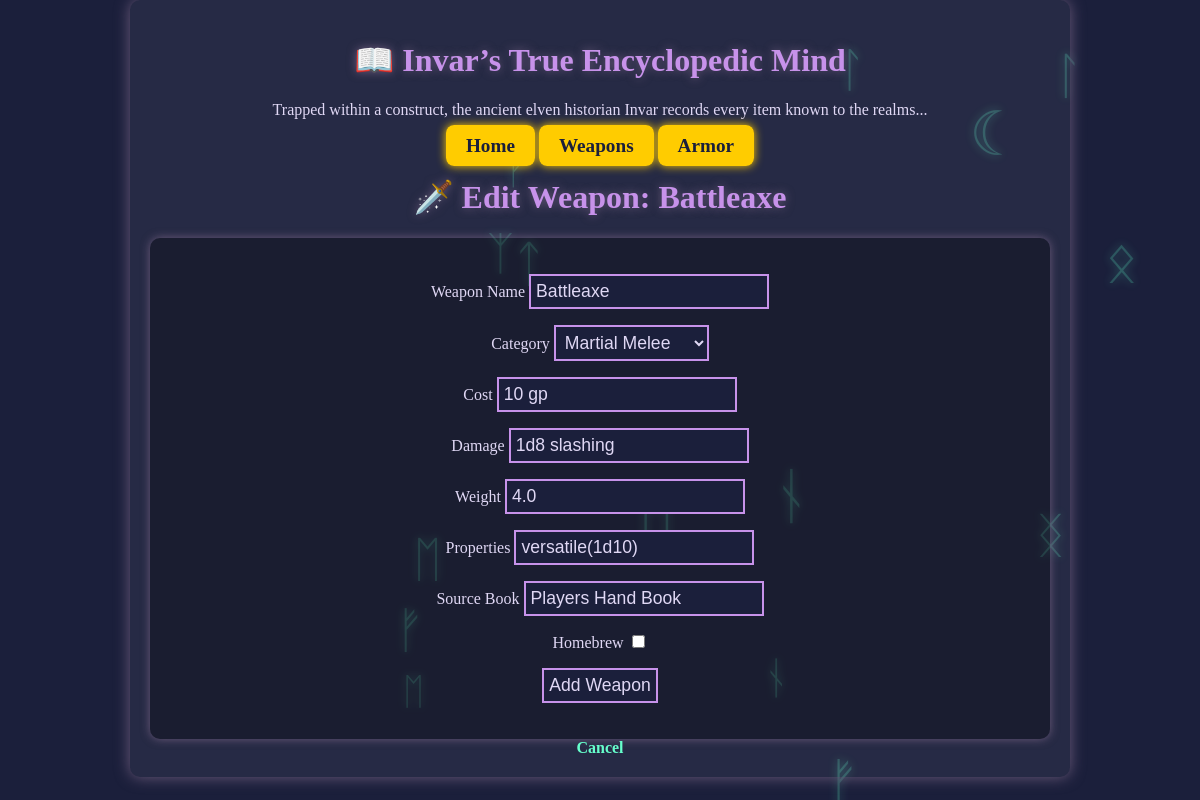
/weapons/edit/3, run on the app's committed database.
### models.py (models this page shows)
class Weapon(db.Model):
    id = db.Column(db.Integer, primary_key=True)
    name = db.Column(db.String(100), nullable=False)
    category = db.Column(db.String(50), nullable=False)
    cost = db.Column(db.String(50))
    damage = db.Column(db.String(50))
    weight = db.Column(db.Float)
    properties = db.Column(db.String(200))
    source = db.Column(db.String(100))
    homebrew = db.Column(db.Boolean, default=False)

### app.py (the view, shortened to what this page needs)
@app.route('/weapons/edit/<int:weapon_id>', methods=['GET', 'POST'])
def edit_weapon(weapon_id):
    weapon = Weapon.query.get_or_404(weapon_id)
    form = AddWeaponForm(obj=weapon)  # Pre-fill form with existing data
    return render_template('edit_weapon.html', form=form, weapon=weapon)

### forms.py
class AddWeaponForm(FlaskForm):
    name = StringField('Weapon Name', validators=[DataRequired()])
    category = SelectField('Category', choices=[
        ('Simple Melee', 'Simple Melee'),
        ('Simple Ranged', 'Simple Ranged'),
        ('Martial Melee', 'Martial Melee'),
        ('Martial Ranged', 'Martial Ranged')
    ], validators=[DataRequired()])
    cost = StringField('Cost')
    damage = StringField('Damage')
    weight = StringField('Weight')
    properties = StringField('Properties')
    source = StringField('Source Book')
    homebrew = BooleanField('Homebrew')
    submit = SubmitField('Add Weapon')

### templates/edit_weapon.html (shortened to what this page needs)
{% extends "base.html" %}
{% block content %}
</head>
<body>
    <h1>🗡️ Edit Weapon: {{ weapon.name }}</h1>
    <form method="POST">
        <p>{{ form.name.label }} {{ form.name() }}</p>
        <p>{{ form.category.label }} {{ form.category() }}</p>
        <p>{{ form.cost.label }} {{ form.cost() }}</p>
        <p>{{ form.damage.label }} {{ form.damage() }}</p>
        <p>{{ form.weight.label }} {{ form.weight() }}</p>
        <p>{{ form.properties.label }} {{ form.properties() }}</p>
        <p>{{ form.source.label }} {{ form.source() }}</p>
        <p>{{ form.homebrew.label }} {{ form.homebrew() }}</p>
        <p>{{ form.submit() }}</p>
    </form>
    <a href="{{ url_for('list_weapons') }}">Cancel</a>
</body>
</html>
{% endblock %}

### static/styles.css (style rules this page uses)
body { font-family: 'Garamond', serif; background-color: #1b1f3b; color: #e0d8f5; margin: 0; padding: 0; text-align: center; }
h1, h2 { color: #c792ea; text-shadow: 0px 0px 10px #6c5b7b; }
a { color: #66ffcc; text-decoration: none; font-weight: bold; }
form { background: rgba(0, 0, 0, 0.3); padding: 20px; border-radius: 10px; box-shadow: 0px 0px 10px #6c5b7b; }
input, select { background: #1b1f3b; color: #e0d8f5; border: 2px solid #c792ea; padding: 5px; font-size: 1.1em; }

### data on the page
Weapon: name "Battleaxe", category "Martial Melee", cost "10 gp", damage "1d8 slashing", weight "4.0", properties "versatile(1d10)", source "Players Hand Book"
